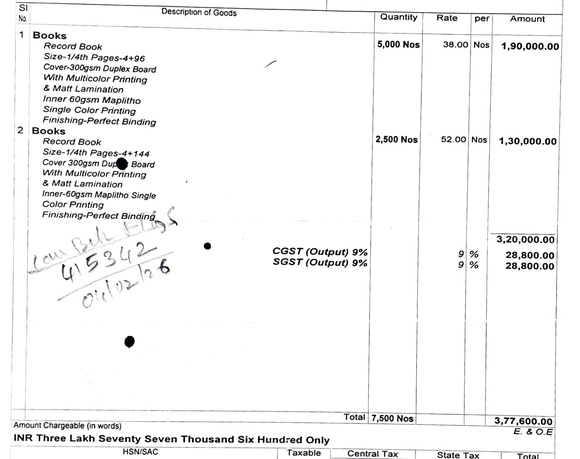
#> input picture Prototype/training data/diff_img/4.jpg, 580 x 459 px, shrunk from 1998 x 1580 before the run, found by its file name
$ jupyter execute TableStructureDetector.ipynb
#> lines starting #> are read from the running program, lines starting #| are printed output that depends on the picture; after the words box and inside, x2 and y2 are one past the last pixel; in counts of white or black regions, pixels touching at a corner belong together
[cell 1]
import os
import cv2
import numpy as np


class TableStructureDetector:

    # [118 lines left out: functions __init__, process, not called in this run]

[cell 2]
from paddleocr import PaddleOCR
import paddle
import cv2
import numpy as np
import os
from llama_cpp import Llama
import json

[cell 3]
i="4"
image_path = f"D:/Anuj_S_Jain/Data/Code/Project/Society_MCE_QT/Society_MCE/Prototype/training data/diff_img/{i}.jpg"
image_path

[cell 4]
img = cv2.imread(image_path)
#> img is the input picture: shape (459, 580, 3); mean B, G, R 244.4, 244.5, 244.5

# extracting the table from the img

[cell 5]
# converting img to gray
gray = cv2.cvtColor(img, cv2.COLOR_BGR2GRAY)
# cv2.imwrite(f'./output/opencv/gray{i}.jpeg', gray)

[cell 6]
# splits the image and clahe
# C – Contrast
# L – Limited
# A – Adaptive
# H – Histogram
# E – Equalization
clahe = cv2.createCLAHE(clipLimit=2.0, tileGridSize=(8,8))
gray_clahe = clahe.apply(gray)
# cv2.imwrite(f'./output/opencv/gray_clahe{i}.jpeg', gray_clahe)

[cell 7]
# Better threshold (adaptive handles uneven lighting)
thresh = cv2.adaptiveThreshold(
    gray_clahe, 255,
    cv2.ADAPTIVE_THRESH_MEAN_C,
    cv2.THRESH_BINARY_INV,
    15, 10
)
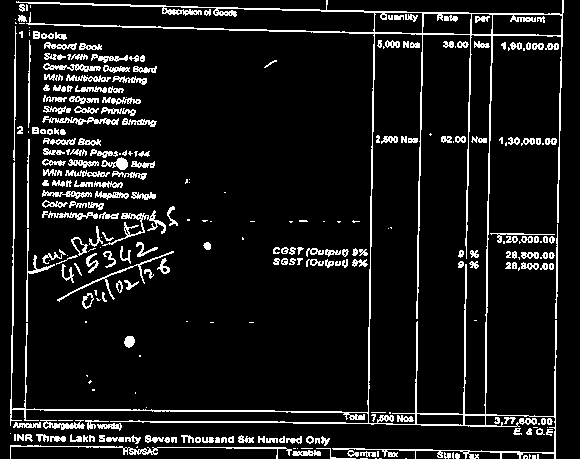
#> thresh: shape (459, 580); 9.3% white in thin lines or dots

[cell 8]
# --- Horizontal lines ---
horizontal_kernel = cv2.getStructuringElement(cv2.MORPH_RECT, (60,1))
horizontal = cv2.morphologyEx(thresh, cv2.MORPH_OPEN, horizontal_kernel)
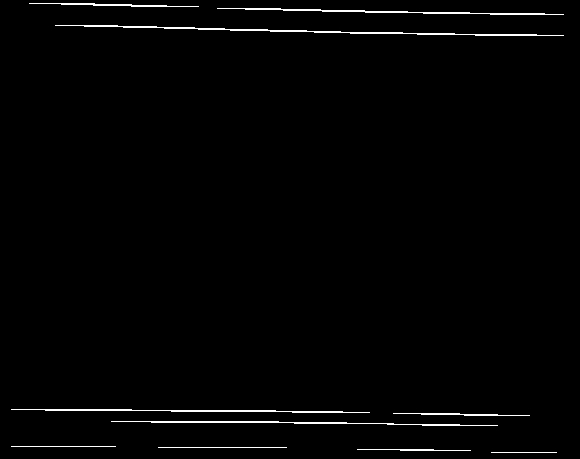
#> horizontal: shape (459, 580); 1.4% white in thin lines or dots
print(horizontal_kernel)
print(horizontal)
#> (printed output is left out)
# cv2.imwrite(f'./output/opencv/horizontal{i}.jpeg', horizontal)

[cell 9]
# connect broken horizontal lines
horizontal = cv2.dilate(horizontal, np.ones((2,2),np.uint8), iterations=2)
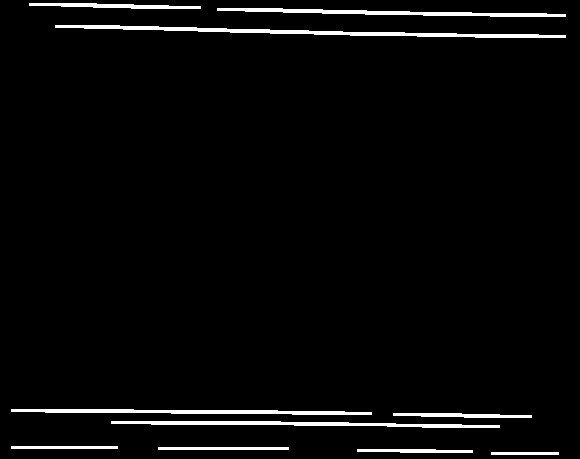
#> horizontal: shape (459, 580); 3.2% white; 10 white regions, largest, box (x1, y1, x2, y2) and area: (55, 25, 566, 38) 1934, (111, 421, 500, 428) 1401, (11, 409, 372, 415) 1332
print(horizontal)
#> (printed output is left out)
cv2.imwrite(f'./output/opencv/horizontal_dilated{i}.jpeg', horizontal)
#> Out = True

[cell 10]
# --- Vertical lines ---
vertical_kernel = cv2.getStructuringElement(cv2.MORPH_RECT, (1,60))
vertical = cv2.morphologyEx(thresh, cv2.MORPH_OPEN, vertical_kernel)
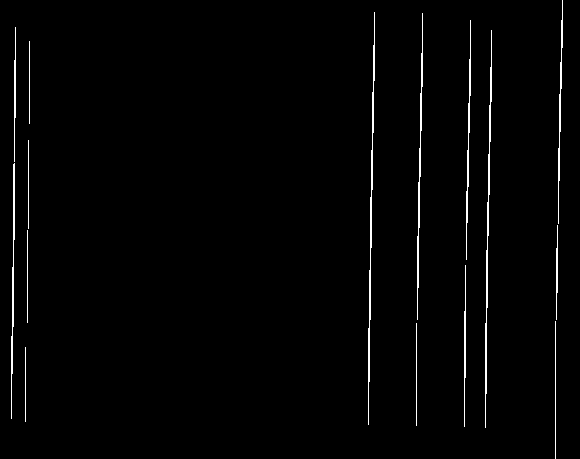
#> vertical: shape (459, 580); 1.6% white in thin lines or dots
# cv2.imwrite(f'./output/opencv/vertical{i}.jpeg', vertical)

[cell 11]
# connect broken vertical lines
vertical = cv2.dilate(vertical, np.ones((2,2),np.uint8), iterations=2)
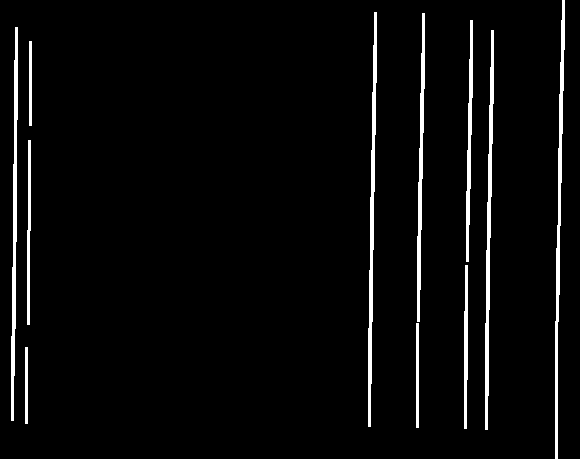
#> vertical: shape (459, 580); 3.7% white; 11 white regions, largest, box (x1, y1, x2, y2) and area: (555, 0, 565, 459) 1560, (368, 12, 377, 427) 1529, (485, 30, 494, 430) 1488
cv2.imwrite(f'./output/opencv/vertical_dilate{i}.jpeg', vertical)
#> Out = True

[cell 12]
# Combine
boxes = cv2.add(horizontal, vertical)
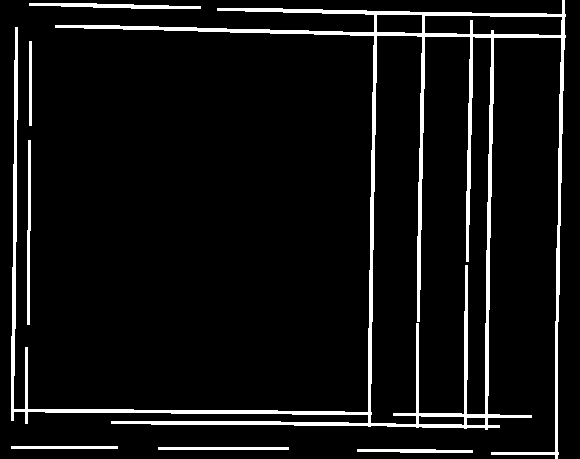
#> boxes: shape (459, 580); 6.8% white; 7 white regions, largest, box (x1, y1, x2, y2) and area: (11, 0, 566, 459) 15610, (29, 3, 201, 9) 631, (27, 140, 31, 325) 556
# cv2.imwrite(f'./output/opencv/boxes_combine{i}.jpeg', boxes)

[cell 13]
# Final closing to join gaps
kernel = np.ones((10,10), np.uint8)
boxes = cv2.morphologyEx(boxes, cv2.MORPH_CLOSE, kernel, iterations=2)
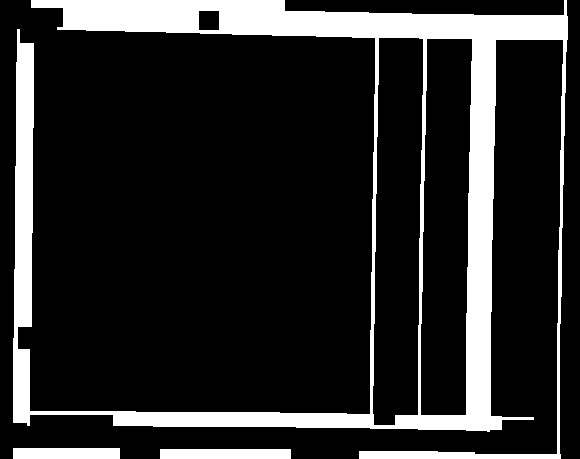
#> boxes: shape (459, 580); 16.5% white; 3 white regions, box (x1, y1, x2, y2) and area: (13, 0, 568, 459) 41547, (160, 449, 291, 459) 1310, (13, 448, 120, 459) 1177
cv2.imwrite(f'./output/opencv/boxes_fill_gap{i}.jpeg', boxes)
#> Out = True
# cv2.imwrite(f'./output/opencv/new/boxes_fill_gap{i}.jpeg', boxes)

[cell 14]
# adding border
h, w = img.shape[:2]
#> h = 459; w = 580
border=cv2.rectangle(boxes, (0,0), (w,h), (255,255,255), 3)
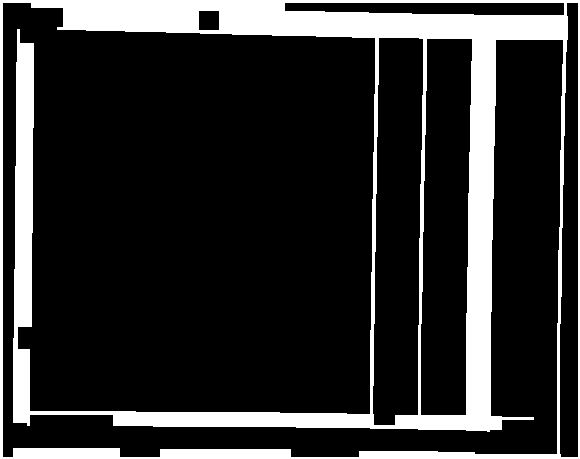
#> border: shape (459, 580); 17.9% white; 1 white region
cv2.imwrite(f'./output/opencv/bordered{i}.jpeg', border)
#> Out = True
# cv2.imwrite(f'./output/opencv/new/bordered{i}.jpeg', border)

[cell 15]
# Find contours
contours, _ = cv2.findContours(border, cv2.RETR_TREE, cv2.CHAIN_APPROX_SIMPLE)
#> contours = 7 contours; box (x1, y1, x2, y2) and area: (0, 0, 580, 459) 265182, (2, 2, 564, 458) 177166, (372, 37, 424, 426) 17251, (420, 38, 473, 416) 17176, (559, 2, 579, 458) 7318, (284, 2, 565, 16) 3196, (198, 10, 220, 31) 418
output = img.copy()
cv2.imwrite(f'./output/opencv/output{i}.jpeg', output)
#> Out = True
# cv2.imwrite(f'./output/opencv/new/output{i}.jpeg', output)

$ run again, with Prototype/training data/diff_img/10.jpeg copied over Prototype/training data/diff_img/4.jpg
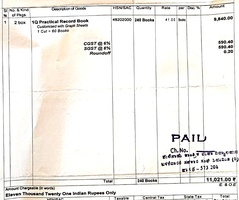
#> input picture Prototype/training data/diff_img/10.jpeg, 239 x 200 px, shrunk from 821 x 688 before the run, found by its file name
#> img is the input picture: shape (200, 239, 3); mean B, G, R 234.2, 238.1, 240.1
#> `thresh = cv2.adaptiveThreshold( gray_clahe, 255, cv2.ADAPTIVE_THRESH_M..`:
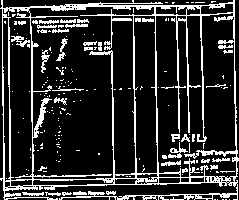
#> thresh: shape (200, 239); 18.2% white in thin lines or dots
#> (printed output is left out)
#> (printed output is left out)
#> `cv2.imwrite(f'./output/opencv/horizontal_dilated{i}.jpeg', horizontal)`: Out = True
#> `border=cv2.rectangle(boxes, (0,0), (w,h), (255,255,255), 3)`:
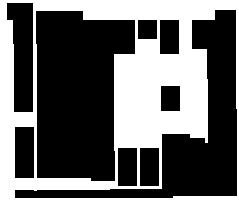
#> border: shape (200, 239); 38.8% white; 1 white region
#> contours = 10 contours; largest, box (x1, y1, x2, y2) and area: (0, 0, 239, 200) 47362, (35, 10, 136, 182) 13692, (14, 9, 238, 199) 10160, (6, 2, 34, 113) 2347, (14, 126, 35, 179) 1038
#> `cv2.imwrite(f'./output/opencv/output{i}.jpeg', output)`: Out = True
